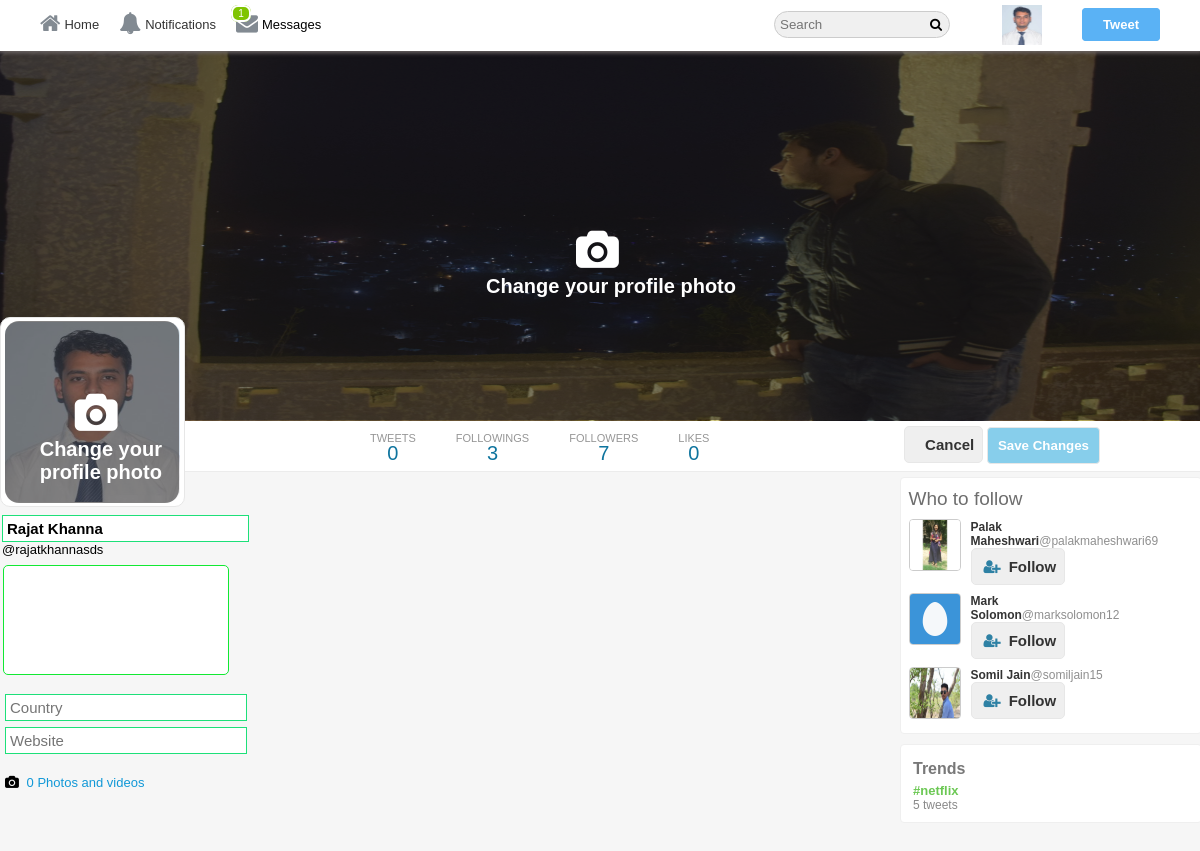
The app's page /SayIt/profileEdit.php (signed in) with its own data.
### tables this page shows
CREATE TABLE `users` (
  `user_id` int(11) NOT NULL,
  `username` varchar(40) NOT NULL,
  `email` varchar(255) NOT NULL,
  `password` varchar(32) NOT NULL,
  `screenName` varchar(40) NOT NULL,
  `profileImage` varchar(255) NOT NULL,
  `profileCover` varchar(255) NOT NULL,
  `following` int(11) NOT NULL,
  `followers` int(11) NOT NULL,
  `bio` varchar(140) NOT NULL,
  `country` varchar(255) NOT NULL,
  `website` varchar(255) NOT NULL
);

CREATE TABLE `trends` (
  `trendID` int(11) NOT NULL,
  `hashtag` varchar(140) NOT NULL,
  `createdOn` datetime NOT NULL
);

### SayIt/core/init.php (called while the page is built, shortened)
<?php
	include 'database/connection.php';
	include 'classes/user.php';
	include 'classes/tweet.php';
	include 'classes/follow.php';
	include 'classes/message.php';
 	global $pdo;
  	$getFromU = new User($pdo);
    $getFromM = new Message($pdo);
 ?>

### SayIt/core/classes/user.php (called while the page is built, shortened)
<?php
class User{
	protected $pdo;
 	public function __construct($pdo){
	    $this->pdo = $pdo;
	}
	public function userData($user_id){
		$stmt = $this->pdo->prepare('SELECT * FROM `users` WHERE `user_id` = :user_id');
		$stmt->bindParam(':user_id', $user_id, PDO::PARAM_INT);
		$stmt->execute();
		return $stmt->fetch(PDO::FETCH_OBJ);
	}
	public function loggedIn(){
		return (isset($_SESSION['user_id'])) ? true : false;
	}
}
?>

### SayIt/core/classes/message.php (called while the page is built, shortened)
<?php
  class Message extends User
  {
    function __construct($pdo)
    {
      $this->pdo = $pdo;
    }
    public function getNotificationCount($user_id){
      $stmt = $this->pdo->prepare("SELECT COUNT(`messageID`) AS `totalM`, (SELECT COUNT(`ID`) FROM `notification` WHERE `notificationFor` = :user_id AND `status` = '0') AS `totalN` FROM `messages` WHERE `messageTo` = :user_id AND `status` = '0'");
      $stmt->bindParam(":user_id", $user_id, PDO::PARAM_INT);
      $stmt->execute();
      return $stmt->fetch(PDO::FETCH_OBJ);
    }
  }
?>

### SayIt/profileEdit.php (the view, shortened to what this page needs)
<?php
	include 'core/init.php';
	$user_id = $_SESSION['user_id'];
	$user    = $getFromU->userData($user_id);
	$notify  = $getFromM->getNotificationCount($user_id);
?>
<!doctype html>
<html>
<head>
	<link rel="stylesheet" href="https://cdnjs.cloudflare.com/ajax/libs/font-awesome/4.6.3/css/font-awesome.css"/>
	<link rel="stylesheet" href="assets/css/style-complete.css"/>
</head>
<body>
<div class="wrapper">
<div class="header-wrapper">
<div class="nav-container">
	<div class="nav">
		<div class="nav-left">
			<ul>
			   <li><a href="<?php echo BASE_URL;?>"><i class="fa fa-home" aria-hidden="true"></i>Home</a></li>
				<?php if($getFromU->loggedIn()=== true){?>
					<li><a href="<?php echo BASE_URL;?>i/notifications"><i class="fa fa-bell" aria-hidden="true"></i>Notifications</a></li>
					<li id="messagePopup"><i class="fa fa-envelope" aria-hidden="true"></i>Messages<span id="messages"><?php if($notify->totalM > 0){echo '<span class="span-i">'.$notify->totalM.'</span>';}?></span></li>
				<?php }?>
			</ul>
		</div>
		<div class="nav-right">
			<ul>
				<li><input type="text" placeholder="Search" class="search"/><i class="fa fa-search" aria-hidden="true"></i>
				</li>
				<li class="hover"><label class="drop-label" for="drop-wrap1"><img src="<?php echo $user->profileImage;?>"/></label>
				</li>
				<li><label for="pop-up-tweet">Tweet</label></li>
			</ul>
		</div>
	</div>
</div>
</div>
<div class="profile-cover-wrap">
<div class="profile-cover-inner">
	<div class="profile-cover-img">
		<img src="<?php echo $user->profileCover;?>"/>
		<div class="img-upload-button-wrap">
			<div class="img-upload-button1">
				<label for="cover-upload-btn">
					<i class="fa fa-camera" aria-hidden="true"></i>
				</label>
				<span class="span-text1">
					Change your profile photo
				</span>
			</div>
		</div>
	</div>
</div>
<div class="profile-nav">
	<div class="profile-navigation">
		<ul>
			<li>
				<a href="#">
					<div class="n-head">
						TWEETS
					</div>
					<div class="n-bottom">
					  <?php $getFromT->countTweets($user_id); ?>
					</div>
				</a>
			</li>
			<li>
				<a href="#">
					<div class="n-head">
						FOLLOWINGS
					</div>
					<div class="n-bottom">
						<?php echo $user->following;?>
					</div>
				</a>
			</li>
			<li>
				<a href="#">
					<div class="n-head">
						FOLLOWERS
					</div>
					<div class="n-bottom">
						<?php echo $user->followers;?>
					</div>
				</a>
			</li>
			<li>
				<a href="#">
					<div class="n-head">
						LIKES
					</div>
					<div class="n-bottom">
						<?php $getFromT->countTweets($user_id); ?>
					</div>
				</a>
			</li>
		</ul>
		<div class="edit-button">
			<span>
				<button class="f-btn" type="button" onclick="window.location.href='<?php echo BASE_URL.$user->username;?>'" value="Cancel">Cancel</button>
			</span>
			<span>
				<input type="submit" id="save" value="Save Changes">
			</span>
		</div>
	</div>
</div>
</div>
<div class="in-wrapper">
<div class="in-full-wrap">
  <div class="in-left">
	<div class="in-left-wrap">
<div class="profile-info-wrap">
	<div class="profile-info-inner">
		<div class="profile-img">
			<img src="<?php echo $user->profileImage;?>"/>
			<div class="img-upload-button-wrap1">
			 <div class="img-upload-button">
				<label for="img-upload-btn">
					<i class="fa fa-camera" aria-hidden="true"></i>
				</label>
				<span class="span-text">
					Change your profile photo
				</span>
			  </div>
			</div>
		</div>
			    <form id="editForm" method="post" enctype="multipart/Form-data">
  				<div class="profile-name-wrap">
					<div class="profile-name">
						<input type="text" name="screenName" value="<?php echo $user->screenName;?>"/>
					</div>
					<div class="profile-tname">
						@<?php echo $user->username;?>
					</div>
				</div>
				<div class="profile-bio-wrap">
					<div class="profile-bio-inner">
						<textarea class="status" name="bio"><?php echo $user->bio;?></textarea>
					</div>
				</div>
					<div class="profile-extra-info">
					<div class="profile-extra-inner">
						<ul>
							<li>
								<div class="profile-ex-location">
									<input id="cn" type="text" name="country" placeholder="Country" value="<?php echo $user->country;?>" />
								</div>
							</li>
							<li>
								<div class="profile-ex-location">
									<input type="text" name="website" placeholder="Website" value="<?php echo $user->website;?>"/>
								</div>
							</li>
 				</form>
					</div>
				</div>
				<div class="profile-extra-footer">
					<div class="profile-extra-footer-head">
						<div class="profile-extra-info">
							<ul>
								<li>
									<div class="profile-ex-location-i">
										<i class="fa fa-camera" aria-hidden="true"></i>
									</div>
									<div class="profile-ex-location">
										<a href="#">0 Photos and videos </a>
									</div>
								</li>
							</ul>
						</div>
					</div>
				</div>
			</div>
		</div>
	</div>
</div>
<div class="in-center">
</div>
<div class="in-right">
	<div class="in-right-wrap">
	<?php $getFromF->whoToFollow($user_id,$user_id);?>
 	<?php $getFromT->trends(); ?>
	</div>
</div>
   </div>
</body>
</html>

### SayIt/core/classes/tweet.php (shortened to what this page needs)
<?php
class Tweet extends User{
 	public function __construct($pdo){
		$this->pdo = $pdo;
  	}
	public function countTweets($user_id){
		$stmt = $this->pdo->prepare("SELECT COUNT(`tweetID`) AS `totalTweets` FROM `tweets` WHERE `tweetBy` = :user_id AND `retweetID` = '0' OR `retweetBy` = :user_id");
		$stmt->bindParam(":user_id", $user_id, PDO::PARAM_INT);
		$stmt->execute();
		$count = $stmt->fetch(PDO::FETCH_OBJ);
		echo $count->totalTweets;
	}
	public function trends()
	{
		$stmt = $this->pdo->prepare("SELECT *, COUNT(`tweetID`) AS `tweetsCount` FROM `trends` INNER JOIN `tweets` ON `status` LIKE CONCAT('%#',`hashtag`,'%') OR `retweetMsg` LIKE CONCAT('%#',`hashtag`,'%') GROUP BY `hashtag` ORDER BY `tweetID` LIMIT 10");
		$stmt->execute();
		$trends = $stmt->fetchAll(PDO::FETCH_OBJ);
		echo '<div class="trend-wrapper"><div class="trend-inner"><div class="trend-title"><h3>Trends</h3></div>';
		foreach ($trends as $trend)
		{
			echo '<div class="trend-body">
					<div class="trend-body-content">
						<div class="trend-link">
							<a href="'.BASE_URL.'hashtag/'.$trend->hashtag.'">#'.$trend->hashtag.'</a>
						</div>
						<div class="trend-tweets">
							'.$trend->tweetsCount.' <span>tweets</span>
						</div>
					</div>
				</div>';
		}
		echo '</div></div>';
	}
}
?>

### SayIt/core/classes/follow.php (shortened to what this page needs)
<?php
 class Follow extends User
 {
    public function __construct($pdo)
    {
        $this->pdo = $pdo;
    }
    public function checkFollow($followerID, $user_id){
		$stmt = $this->pdo->prepare("SELECT * FROM `follow` WHERE `sender` = :user_id  AND `receiver` = :followerID");
		$stmt->bindParam(":user_id", $user_id, PDO::PARAM_INT);
		$stmt->bindParam(":followerID", $followerID, PDO::PARAM_INT);
		$stmt->execute();
		return $stmt->fetch(PDO::FETCH_ASSOC);
	}
	public function followBtn($profileID, $user_id, $followID){
			$data = $this->checkFollow($profileID, $user_id);
			if($this->loggedIn()===true){
				if($profileID != $user_id){
					if(isset($data['receiver']) && $data['receiver'] === $profileID){
						return "<button class='f-btn following-btn follow-btn' data-follow='".$profileID."' data-profile='".$followID."'>Following</button>";
					}else{
						return "<button class='f-btn follow-btn' data-follow='".$profileID."' data-profile='".$followID."'><i class='fa fa-user-plus'></i>Follow</button>";
					}
				}else{
					return "<button class='f-btn' onclick=location.href='".BASE_URL."profileEdit.php'>Edit Profile</button>";
				}
			}else{
				return "<button class='f-btn' onclick=location.href='".BASE_URL."index.php'><i class='fa fa-user-plus'></i>Follow</button>";
			}
		}
	public function whoToFollow($user_id, $profileID){
		$stmt = $this->pdo->prepare("SELECT * FROM `users` WHERE `user_id` != :user_id AND `user_id` NOT IN (SELECT `receiver` FROM `follow` WHERE `sender` = :user_id) ORDER BY rand() LIMIT 3");
		$stmt->execute(array("user_id" => $user_id));
		$users = $stmt->fetchAll(PDO::FETCH_OBJ);
		echo '<div class="follow-wrap"><div class="follow-inner"><div class="follow-title"><h3>Who to follow</h3></div>';
		foreach ($users as $user) {
			echo '<div class="follow-body">
					<div class="follow-img">
					  <img src="'.BASE_URL.$user->profileImage.'"/>
				    </div>
					<div class="follow-content">
						<div class="fo-co-head">
							<a href="'.BASE_URL.$user->username.'">'.$user->screenName.'</a><span>@'.$user->username.'</span>
						</div>
						'.$this->followBtn($user->user_id, $user_id, $profileID).'
					</div>
				</div>';
		}
		echo '</div></div>';
	}
}
?>

### records on screen
users: profileImage (picture), profileCover (picture), following "3", followers "7", screenName "Rajat Khanna", username "rajatkhannasds"
users: profileImage (picture), screenName "Palak Maheshwari", username "palakmaheshwari69"
users: profileImage (placeholder picture), screenName "Mark Solomon", username "marksolomon12"
users: profileImage (picture), screenName "Somil Jain", username "somiljain15"
trends: hashtag "netflix", tweetsCount "5"

### other values on screen
$notify->totalM "1"
$count->totalTweets "0 0"
